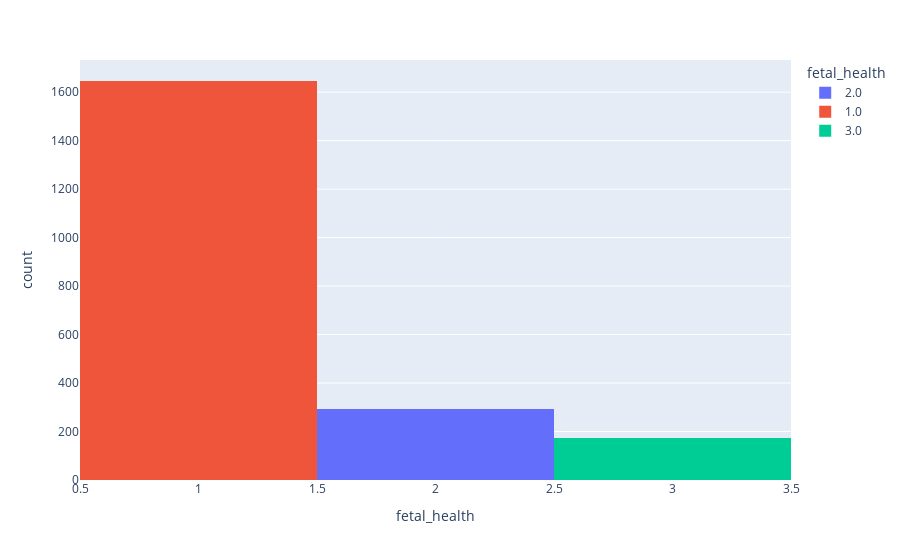

The cell this chart's notebook holds for it:
### Markdown cell above
most of the children in this dataset are in the normal health situation

### Code cell
fig1 = px.histogram(fetal_df, x = 'fetal_health', color = 'fetal_health')
fig1.show()

### Figure 1 — Plotly figure (JSON) as saved in the notebook; plotly's stock layout.template omitted (floating-point values rounded to 4 significant figures; data arrays with more than 128 entries replaced by an {"elided": "..."} marker saying what was removed)
{"data": [{"alignmentgroup": "True", "bingroup": "x", "hovertemplate": "fetal_health=%{x}<br>count=%{y}<extra></extra>", "legendgroup": "2.0", "marker": {"color": "#636efa", "pattern": {"shape": ""}}, "name": "2.0", "offsetgroup": "2.0", "orientation": "v", "showlegend": true, "type": "histogram", "x": {"elided": "292 int values"}, "xaxis": "x", "yaxis": "y"}, {"alignmentgroup": "True", "bingroup": "x", "hovertemplate": "fetal_health=%{x}<br>count=%{y}<extra></extra>", "legendgroup": "1.0", "marker": {"color": "#EF553B", "pattern": {"shape": ""}}, "name": "1.0", "offsetgroup": "1.0", "orientation": "v", "showlegend": true, "type": "histogram", "x": {"elided": "1646 int values"}, "xaxis": "x", "yaxis": "y"}, {"alignmentgroup": "True", "bingroup": "x", "hovertemplate": "fetal_health=%{x}<br>count=%{y}<extra></extra>", "legendgroup": "3.0", "marker": {"color": "#00cc96", "pattern": {"shape": ""}}, "name": "3.0", "offsetgroup": "3.0", "orientation": "v", "showlegend": true, "type": "histogram", "x": {"elided": "175 int values"}, "xaxis": "x", "yaxis": "y"}], "layout": {"barmode": "relative", "legend": {"title": {"text": "fetal_health"}, "tracegroupgap": 0}, "margin": {"t": 60}, "xaxis": {"anchor": "y", "categoryarray": [2, 1, 3], "categoryorder": "array", "domain": [0, 1], "title": {"text": "fetal_health"}}, "yaxis": {"anchor": "x", "domain": [0, 1], "title": {"text": "count"}}}}
